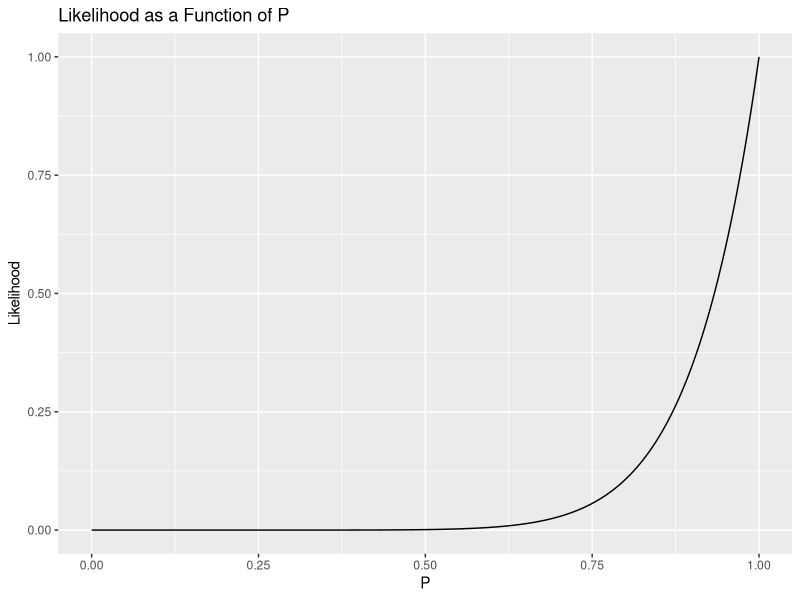
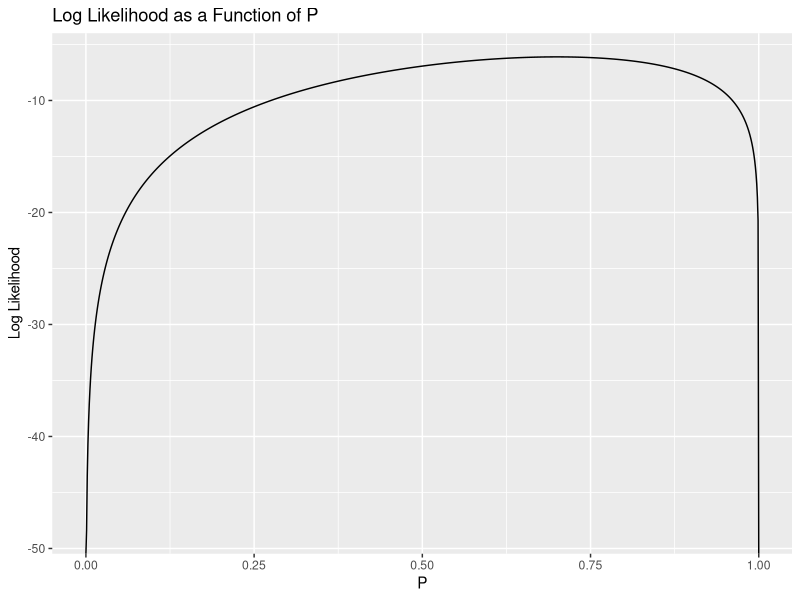
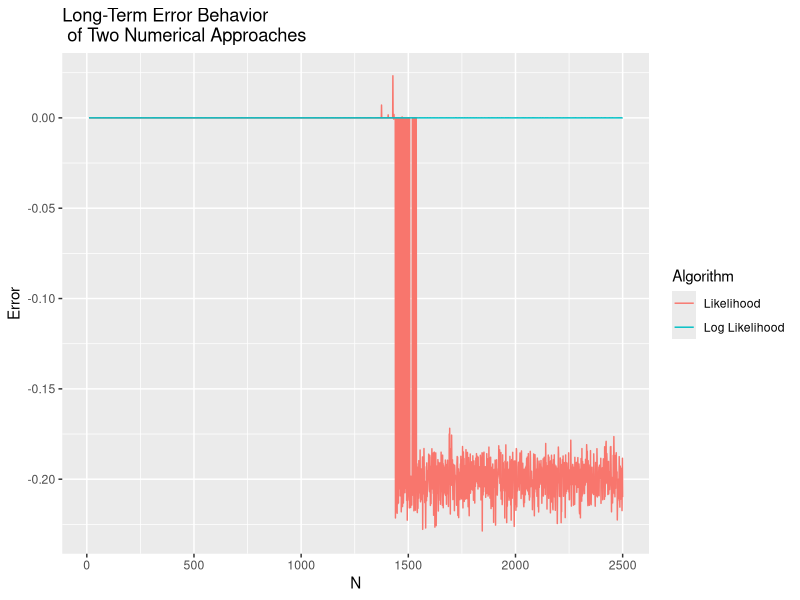

Generate these figures, in order, with R:
## ---- chunk 1
# Load some helpful libraries
library(tidyverse)
## ---- chunk 2
p.parameter <- 0.8 #assign a value to the parameter(in bernoulli distribution there is either p or (1-p))
sequence <- rbinom(10, 1, p.parameter) #create an array of bernoulli distribution with size 10 and P(p = 1) = 0.8
## ---- chunk 3
#likelihood function given the observed data and parameter(of any value)
likelihood <- function(sequence, p.parameter)
{
  likelihood <- 1 #original likelihood of 1 means model perfectly describes the observation
 
  for (i in 1:length(sequence)) #loop through each observation to recursively multiply likelihoods of each observation
  {
    if (sequence[i] == 1) #if the observation is true, probability = parameter x previous likelihood 
    {
      likelihood <- likelihood * p.parameter
    }
    else #if the observation is false, probability = (1 - parameter) x previous likelihood
    {
      likelihood <- likelihood * (1 - p.parameter)
    }
  }
 
  return(likelihood) 
}
## ---- chunk 4
possible.p <- seq(0, 1, by = 0.001) #all possible parameter value from 0 to 1 with an increment of 0.001
qplot(possible.p, 
      sapply(possible.p, function (p) {likelihood(sequence, p)}),
      geom = 'line',
      main = 'Likelihood as a Function of P',
      xlab = 'P',
      ylab = 'Likelihood')
#plot all possible parameter values versus their corresponding likelihood values using the likelihood function above.
## ---- chunk 5
#find the parameter value corresponds to the highest likelihood ("peak" in plot)
mle.results <- optimize(function(p) {likelihood(sequence, p)}, #a function with all possible likelihood given obs and parameters
                        interval = c(0, 1), #likelihood is a number between 0 and 1
                        maximum = TRUE) #find the maximum likelihood
 
mle.results
## ---- chunk 6
error.behavior <- data.frame()
 
for (n in 10:2500) #loop through all possible sample sizes from 10 to 2500
{
  sequence <- rbinom(n, 1, p.parameter) #create an array of bernoulli distribution with size n and a parameter

  likelihood.results <- optimize(function(p) {likelihood(sequence, p)},  
                                 interval = c(0, 1),
                                 maximum = TRUE)
   #find the parameter value corresponds to the highest likelihood
  
  true.mle <- mean(sequence) #calculate sample mean to measure accuracy of the estimation
 
  likelihood.error <- true.mle - likelihood.results$maximum 
  #calculate error by comparing the sample mean with the parameters with highest likelihood from each run
 
  error.behavior <- rbind(error.behavior,
                          data.frame(N = n,
                                     Error = likelihood.error,
                                     Algorithm = 'Likelihood'))
  #store all errors in a data.frame
}
#plot(error.behavior$N, error.behavior$Error) to look at the sample size versus error
## ---- chunk 7
sequence <- rbinom(2500, 1, p.parameter) #create an array of bernoulli distribution with size 2500 and given parameter
 
likelihood.results <- optimize(function(p) {likelihood(sequence, p)},
                               interval = c(0, 1),
                               maximum = TRUE)
#find the parameter value corresponds to the highest likelihood 
likelihood.results
## ---- chunk 8
#a function calculating logarithm of all likelihoods
log.likelihood <- function(sequence, p) 
{
  log.likelihood <- 0 #log(1) = 0, thus log(likelihood) starts from 0
 
  for (i in 1:length(sequence)) 
  {
    if (sequence[i] == 1)
    {
      log.likelihood <- log.likelihood + log(p)  #log(likelihood x parameter) is equal to log(likelihood) + log(parameter)
    }
    else
    {
      log.likelihood <- log.likelihood + log(1 - p) #same as above only the parameter/probability here is equal to (1-p)
    }
  }
 
  return(log.likelihood)
}
## ---- chunk 9
sequence <- c(0, 1, 1, 1, 1, 1, 1, 0, 1, 0) #create a random array with 1 and 0s
possible.p <- seq(0, 1, by = 0.001) #all possible parameter value from 0 to 1 with an increment of 0.001
qplot(possible.p,
      sapply(possible.p, function (p) {log.likelihood(sequence, p)}),
      geom = 'line',
      main = 'Log Likelihood as a Function of P',
      xlab = 'P',
      ylab = 'Log Likelihood')
#plot all possible parameter values versus their corresponding log likelihood values using the log.likelihood function.
## ---- chunk 10
error.behavior <- data.frame()
 
for (n in 10:2500)
{
  sequence <- rbinom(n, 1, p.parameter)
 
  likelihood.results <- optimize(function(p) {likelihood(sequence, p)},
                                 interval = c(0, 1),
                                 maximum = TRUE)
 
  log.likelihood.results <- optimize(function(p) {log.likelihood(sequence, p)},
                                     interval = c(0, 1),
                                     maximum = TRUE)
 
  true.mle <- mean(sequence)
 
  likelihood.error <- true.mle - likelihood.results$maximum
  log.likelihood.error <- true.mle - log.likelihood.results$maximum
 
  error.behavior <- rbind(error.behavior,
                          data.frame(N = n,
                                     Error = likelihood.error,
                                     Algorithm = 'Likelihood'),
                          data.frame(N = n,
                                     Error = log.likelihood.error,
                                     Algorithm = 'Log Likelihood'))
}
 
ggplot(error.behavior, aes(x = N, y = Error)) + geom_line(aes(group = Algorithm, color = Algorithm)) + labs(title = 'Long-Term Error Behavior \n of Two Numerical Approaches', xlab = 'Sample Size', ylab = 'Deviation from True MLE')
